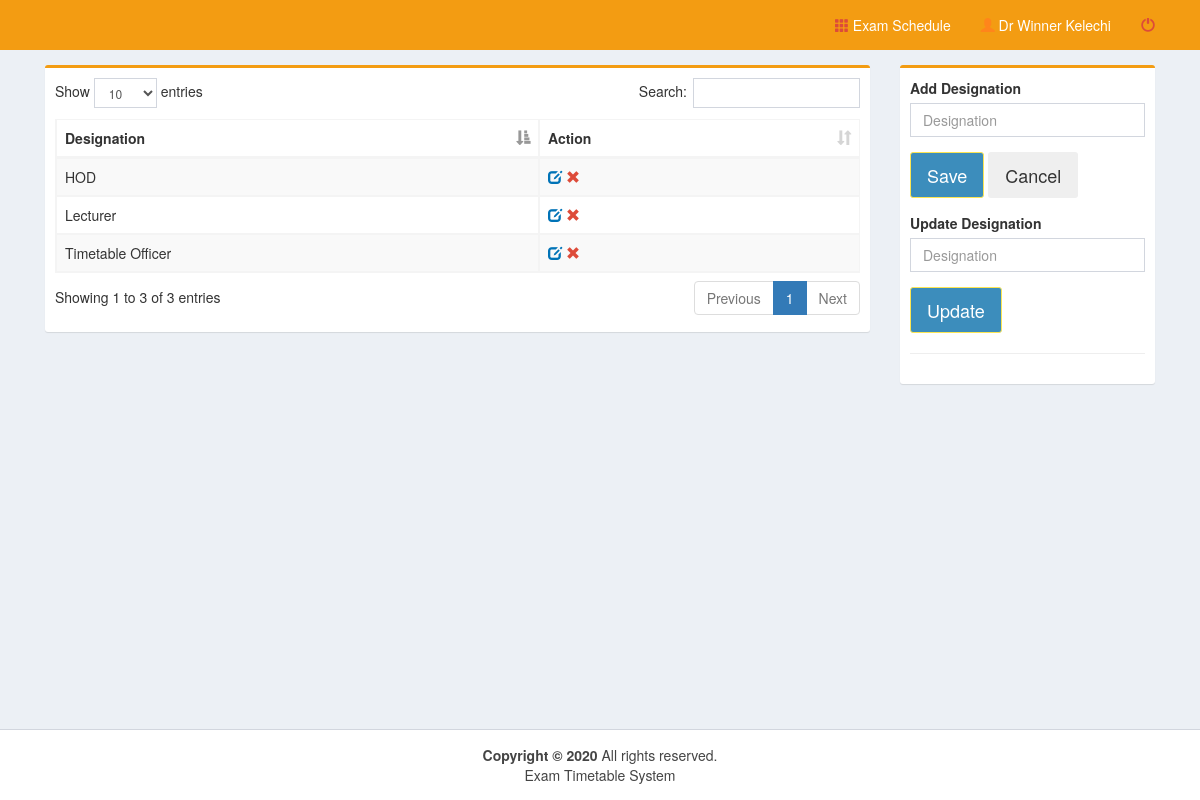
Screenshot of /pages/designation.php (signed in) with the database file from the repository.
### tables this page shows
CREATE TABLE `designation` (
  `designation_id` int(11) NOT NULL,
  `designation_name` varchar(100) NOT NULL
);

### pages/designation.php (the view, shortened to what this page needs)
<!DOCTYPE html>
<html>
  <head>
    <link rel="stylesheet" href="../bootstrap/css/bootstrap.min.css">
    <link rel="stylesheet" href="../plugins/datatables/dataTables.bootstrap.css">
    <link rel="stylesheet" href="../dist/css/AdminLTE.min.css">
    <link rel="stylesheet" href="../plugins/select2/select2.min.css">
    <link rel="stylesheet" href="../dist/css/skins/_all-skins.min.css">
 </head>
  <body class="hold-transition skin-yellow layout-top-nav" onload="myFunction()">
    <div class="wrapper">
      <div class="content-wrapper">
        <div class="container">
          <section class="content">
            <div class="row">
	      <div class="col-md-9">
              <div class="box box-warning">
                <div class="box-body">
				<div class="row">
					<div class="col-md-12">
						<table id="example1" class="table table-bordered table-striped" style="margin-right:-10px">
              <thead>
                <tr>
                <th>Designation</th>
                <th>Action</th>
                </tr>
              </thead>
    <?php
        include('../dist/includes/dbcon.php');
        $query=mysqli_query($con,"select * from designation order by designation_name")or die(mysqli_error());
          while($row=mysqli_fetch_array($query)){
            $id=$row['designation_id'];
            $designation=$row['designation_name'];
    ?>
                <tr>
                <td><?php echo $designation;?></td>
                <td><a id="click" href="designation.php?id=<?php echo $id;?>&designation=<?php echo $designation;?>">
                <i class="glyphicon glyphicon-edit text-blue"></i></a>
                <a id="removeme" href="designation_del.php?id=<?php echo $id;?>">
                <i class="glyphicon glyphicon-remove text-red"></i></a>
                </td>
                </tr>
<?php }?>
</table>
		</div>
		<div class="col-md-6">
         </div>
        </div>
                </div>
              </div>
            </div>
            <div class="col-md-3">
              <div class="box box-warning">
                <div class="box-body">
                  <div id="form">
				  <div class="row">
					 <div class="col-md-12">
						  <form method="post" action="designation_save.php">
						  <div class="form-group">
							<label for="date">Add Designation</label><br>
								<input type="text" class="form-control" name="designation" placeholder="Designation" required>
						  </div>
					</div>
				  </div>
                  <div class="form-group">
                      <button class="btn btn-lg btn-primary" id="daterange-btn" name="save" type="submit">
                        Save
                      </button>
					  <button class="btn btn-lg " id="daterange-btn" type="reset">
                       Cancel
                      </button>
                   </div>
                  </div>
				<div id="form">
				  <div class="row">
					 <div class="col-md-12">
						  <form method="post" action="designation_update.php">
						  <div class="form-group">
							<label for="date">Update Designation</label><br>
								<input type="text" class="form-control" id="class" name="designation" value="<?php echo $_REQUEST['designation'];?>" placeholder="Designation" required>
						  </div>
					</div>
				  </div>
                  <div class="form-group">
                      <button class="btn btn-lg btn-primary" id="daterange-btn" name="save" type="submit">
                        Update
                      </button>
                   </div>
                  </div><hr>
                </div>
              </div>
            </div>
          </div>
          </section>
        </div>
      </div>
      <?php include('../dist/includes/footer.php');?>
    </div>
  </body>
</html>

### rows the page displays
designation: designation_name "HOD"
designation: designation_name "Lecturer"
designation: designation_name "Timetable Officer"

### other values shown
$_SESSION['name'] "Dr Winner Kelechi"
